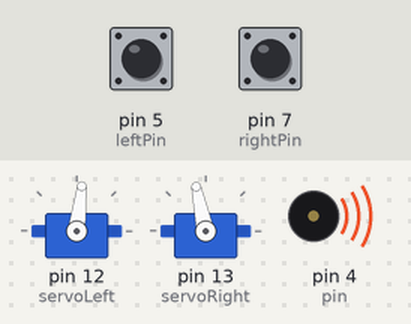
Simulated run of this sketch. Board: Arduino Uno, built with avr-gcc and run on an emulated ATmega328P. On the bench: 2 × servo, buzzer (waves = sounding). The inputs (shaded band) are chosen by the test bench; at power-on: pin 5 (leftPin) HIGH, pin 7 (rightPin) LOW.

Above: at 3.6 s.
3.7 s: pin 5 (leftPin) pulled LOW for 1.7 s
At 5.6 s:
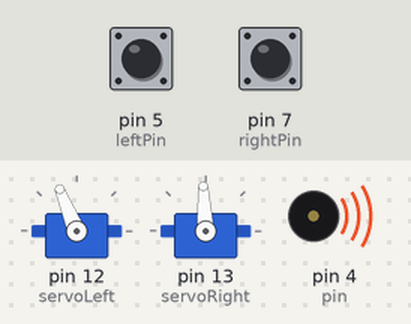
7.2 s: pin 7 (rightPin) pulled HIGH for 1.7 s
At 9.1 s:
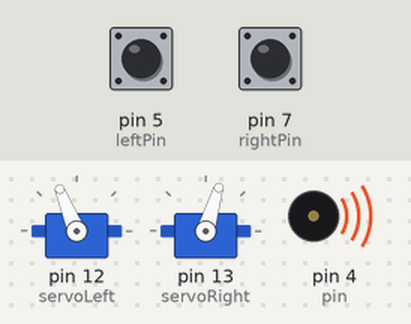
10.7 s: pin 7 (rightPin) pulled HIGH for 3.2 s
At 15.2 s:
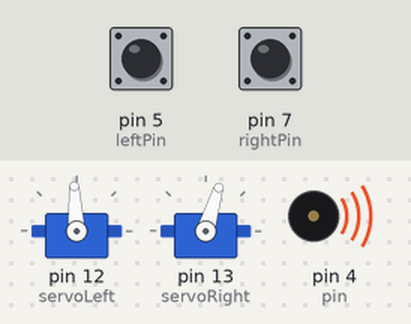
15.4 s: pin 5 (leftPin) pulled LOW for 3.2 s
Timing chart, 0 to 21.5 s (numbered marks = the images above; inputs shaded):
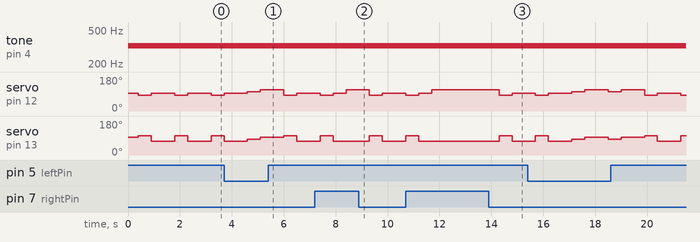

Measured:
- after the input at 7.2 s, servo on pin 13 (servoRight): 73° → 102° after 2.1 s, → 73° 0.50 s later
- after the input at 10.7 s, servo on pin 13 (servoRight): 73° → 102° after 3.6 s, → 73° 0.50 s later
- by itself, servo on pin 13 (servoRight): alternates 102° for 0.50 s and 73° for 0.90 s

The sketch:

WhiskerBot.ino
```cpp
# include <Servo.h>
Servo servoRight;
Servo servoLeft;
Servo sensorLeft;
Servo sensorRight;
int leftPin = 5;
int rightPin = 7;
int pin = 4;

int note_E4 = 329.6;

long whole_note = 1600; // change tempo by changing duration of one measure
long half_note = whole_note / 2;
long quarter_note = whole_note / 4;

int song[1][2] = {{note_E4, quarter_note}};

void setup() {
  // put your setup code here, to run once:
servoLeft.attach(12);
servoRight.attach(13);
servoRight.writeMicroseconds(1500);
servoLeft.writeMicroseconds(1500);
pinMode(leftPin, INPUT);
pinMode(rightPin, INPUT);
pinMode(pin, OUTPUT);
}

void r_forward(int forward){
  servoRight.writeMicroseconds(forward);

}
void l_forward(int value){
    servoLeft.writeMicroseconds(value);
}
void r_back(int hi) {
  servoRight.writeMicroseconds(hi);
}
void l_back(int dog) {
  servoLeft.writeMicroseconds(dog);
}

void tone(int song[1][2]){
  int i = 0;
  for (i; i < 1; i++) {
    tone(pin, song[i][0]);
    delay(song[i][1]);
}
}
void loop() {
  // put your main code here, to run repeatedly:
if (digitalRead(leftPin) == 0) {
  tone(song);
  l_back(1600);
  r_back(1400);
  delay(500);
  l_forward(1500);
  r_forward(1500);
  l_forward(1700);
  delay(500);
}

else if (digitalRead(rightPin) == 0) {
  tone(song);
  l_back(1400);
  r_back(1600);
  delay(500);
  l_forward(1500);
  r_forward(1500);
  r_forward(1300);
  delay(500);
}

else if ((digitalRead(rightPin) == 0) && (digitalRead(leftPin) == 0)) {
  tone(song);
  l_back(1400);
  r_back(1600);
  delay(500);
  l_forward(1500);
  r_forward(1500);
  r_forward(1700);
  delay(500);
}
else {
  l_forward(1700);
  r_forward(1300);
}


}
```
